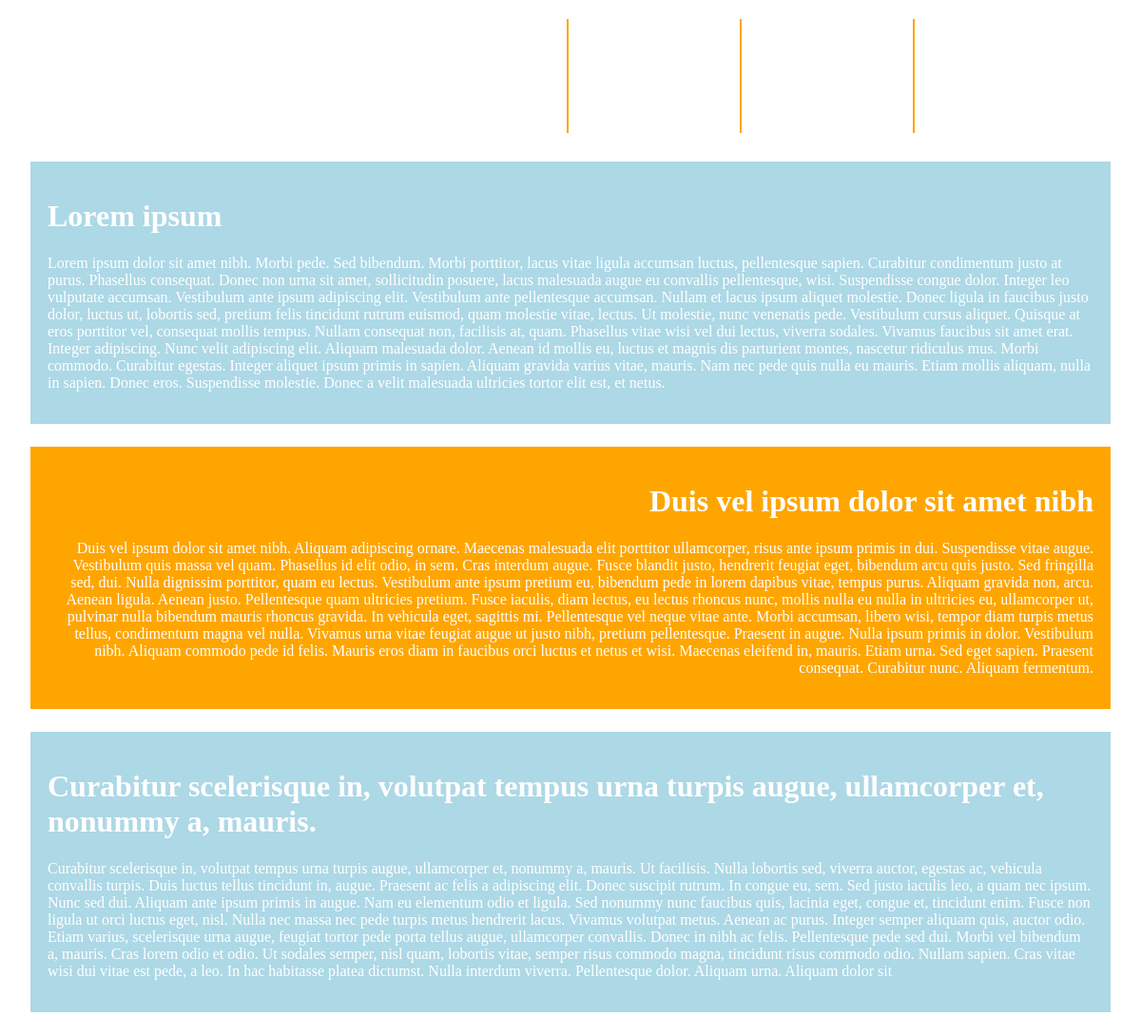
The page / on the database its author committed.
### content/models.py (models this page shows, shortened)
class About(models.Model):
    title = models.CharField(max_length=200)
    text = models.TextField()

### content/views.py (the view)
# urls.py: url(r'^$', views.home, name='home'),
def home(request):
    about = About.objects.all()
    return render(request, 'pc/home.html', {'about': about})

### content/templates/pc/home.html (shortened to what this page needs)
<!DOCTYPE html>
{% load staticfiles %}
<html>
    <head>
        <link rel="stylesheet" href="{% static '/css/home.css' %}">
    </head>
    <body>
        <div class="page-header">
            <div align="center">
                 <div class="btn-group">
                      <form>
                          <button class="button" type="button" data-active="Contact" id="button1"/>
                          <button class="button" type="button" data-active="Gallery" id="button2"/>
                          <button class="button" type="button" data-active="About" id="button3"/>
                          <button class="button" type="button" data-active="News" id="button4"/>
                      </form>
                 </div>
            </div>
        </div>
    <div class="refresh">
        {% for i in about %}
        {% if forloop.counter|divisibleby:2 %}
            <div class="text-right" style="color: white; text-align: right; padding: 1.125em; margin: 1.500em; margin-top: 0.000em; background-color: orange;">
              <h1>{{ i.title }}</h1>
              <p>{{ i.text }}</p>
            </div>
        {% else %}
            <div class="text-left" style="color: white; text-align: left; padding: 1.125em; margin: 1.500em; margin-top: 0.000em; background-color: lightblue;">
              <h1>{{ i.title }}</h1>
              <p>{{ i.text }}</p>
            </div>
        {% endif %}
    {% endfor %}
    </div>
    </body>
</html>

### static/css/home.css (style rules this page uses)
.page-header { background-color: none !important; margin-top: 1.250em; min-height: 150px; }
.button { background-image: url(../home.png); background-position: center; background-repeat: no-repeat; background-color: white; padding: 60px 90px; cursor: pointer; float: right; transition: all .5s ease-in-out; border-left:solid 0.125em orange; border-right:solid 0.125em orange; border-top:none; border-bottom:none; position: relative; }
.btn-group { margin-right: 50px; content: ""; clear: both; }
#button4 { border-left: none; }
#button1 { border-right: none; }
.text-left { margin: 1.00em text-align: left; }

### rows shown on the page
About: title "Lorem ipsum", text "Lorem ipsum dolor sit amet nibh. Morbi pede. Sed bibendum. Morbi porttitor, lacus vitae ligula accumsan luctus, pellentesque sapien. Curabitur condimentum justo at purus. Phasellus consequat. Donec non urna sit amet, sollicitudin posuere, lacus malesuada augue eu convallis pellentesque, wisi. Suspendisse congue dolor. Integer leo vulputate accumsan. Vestibulum ante ipsum adipiscing elit. Vestibulum ante pellentesque accumsan. Nullam et lacus ipsum aliquet molestie. Donec ligula in faucibus justo dolor, luctus ut, lobortis sed, pretium felis tincidunt rutrum euismod, quam molestie vitae, lectus. Ut molestie, nunc venenatis pede. Vestibulum cursus aliquet. Quisque at eros porttitor vel,…"
About: title "Duis vel ipsum dolor sit amet nibh", text "Duis vel ipsum dolor sit amet nibh. Aliquam adipiscing ornare. Maecenas malesuada elit porttitor ullamcorper, risus ante ipsum primis in dui. Suspendisse vitae augue. Vestibulum quis massa vel quam. Phasellus id elit odio, in sem. Cras interdum augue. Fusce blandit justo, hendrerit feugiat eget, bibendum arcu quis justo. Sed fringilla sed, dui. Nulla dignissim porttitor, quam eu lectus. Vestibulum ante ipsum pretium eu, bibendum pede in lorem dapibus vitae, tempus purus. Aliquam gravida non, arcu. Aenean ligula. Aenean justo. Pellentesque quam ultricies pretium. Fusce iaculis, diam lectus, eu lectus rhoncus nunc, mollis nulla eu nulla in ultricies eu, ullamcorper ut, pulvinar nulla bibendum…"
About: title "Curabitur scelerisque in, volutpat tempus urna turpis augue, ullamcorper et, nonummy a, mauris.", text "Curabitur scelerisque in, volutpat tempus urna turpis augue, ullamcorper et, nonummy a, mauris. Ut facilisis. Nulla lobortis sed, viverra auctor, egestas ac, vehicula convallis turpis. Duis luctus tellus tincidunt in, augue. Praesent ac felis a adipiscing elit. Donec suscipit rutrum. In congue eu, sem. Sed justo iaculis leo, a quam nec ipsum. Nunc sed dui. Aliquam ante ipsum primis in augue. Nam eu elementum odio et ligula. Sed nonummy nunc faucibus quis, lacinia eget, congue et, tincidunt enim. Fusce non ligula ut orci luctus eget, nisl. Nulla nec massa nec pede turpis metus hendrerit lacus. Vivamus volutpat metus. Aenean ac purus. Integer semper aliquam quis, auctor odio. Etiam varius,…"
